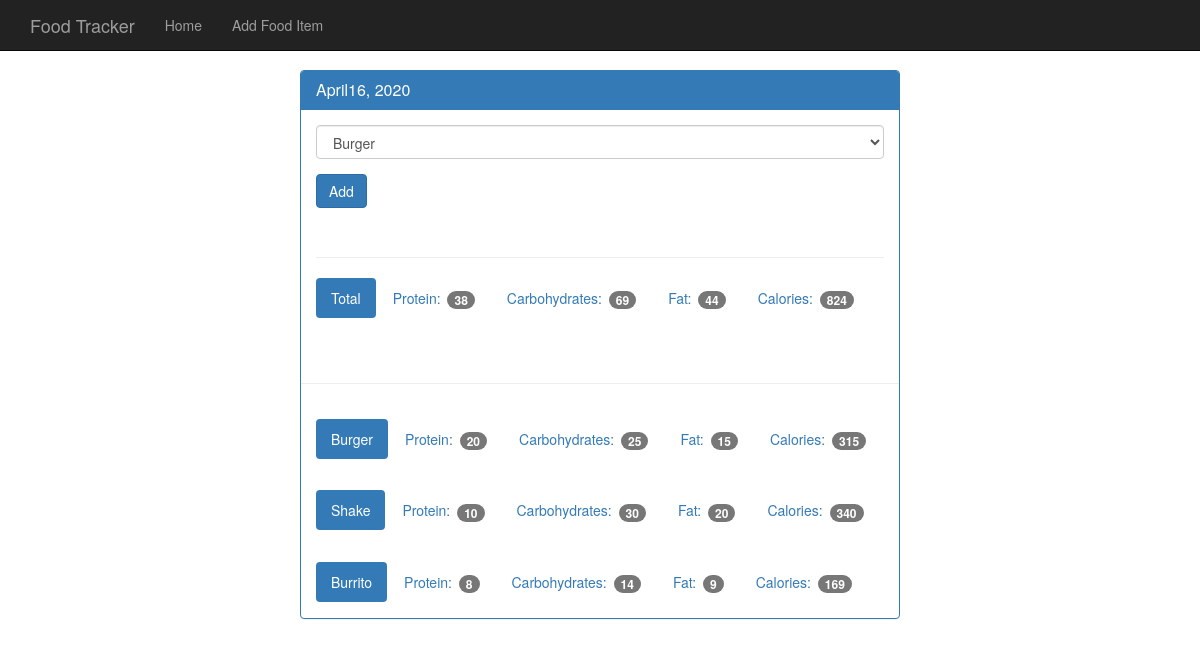
Screenshot of /view/20200416 with the database file from the repository.
### tables this page shows
CREATE TABLE food(
    id integer primary key autoincrement,
    name text not null,
    protein integer not null,
    carbohydrates integer not null,
    fat integer not null,
    calories integer not null
);

### app.py (the view)
@app.route('/view/<date>', methods=['GET', 'POST'])
def view(date):
    db = get_db()
    cur = db.execute('select id, entry_date from log_date where entry_date = ?', [date])
    date_result = cur.fetchone()
    if request.method == 'POST':
        db.execute('insert into food_date (food_id, log_date_id) values (?, ?)', [request.form['food-select'], date_result['id']])
        db.commit()
    d = datetime.strptime(str(date_result['entry_date']), '%Y%m%d')
    pretty_date = datetime.strftime(d, '%B%d, %Y')
    food_cur = db.execute('select id, name from food')
    food_results = food_cur.fetchall()
    log_cur = db.execute('select food.name, food.protein, food.carbohydrates, food.fat, food.calories from log_date join \
     food_date on food_date.log_date_id = log_date.id join food on food.id = food_date.food_id where log_date.entry_date = ?', [date])
    log_results = log_cur.fetchall()
    totals = {}
    totals['protein'] = 0
    totals['carbohydrates'] = 0
    totals['fat'] = 0
    totals['calories'] = 0
    for food in log_results:
        totals['protein'] += food['protein']
        totals['carbohydrates'] += food['carbohydrates']
        totals['fat'] += food['fat']
        totals['calories'] += food['calories']
    return render_template('day.html', entry_date=date_result['entry_date'], pretty_date=pretty_date, food_results=food_results, log_results=log_results, totals=totals)

### app.py (called while the page is built)
def connect_db():
    sql = sqlite3.connect('food_log.db')
    sql.row_factory = sqlite3.Row
    return sql

def get_db():
    if not hasattr(g, 'sqlite3_db'):
        g.sqlite_db = connect_db()
    return g.sqlite_db

### templates/day.html (shortened to what this page needs)
<!DOCTYPE html>
<html lang="en">
  <head>
    <link href="{{ url_for('static', filename='bootstrap.min.css') }}" rel="stylesheet">
    <link href="{{ url_for('static', filename='theme.css') }}" rel="stylesheet">
  </head>
  <body>
    <nav class="navbar navbar-inverse navbar-fixed-top">
      <div class="container">
        <div class="navbar-header">
          <a class="navbar-brand" href="{{ url_for('index') }}">Food Tracker</a>
        </div>
        <div id="navbar" class="navbar-collapse collapse">
          <ul class="nav navbar-nav">
            <li><a href="{{ url_for('index') }}">Home</a></li>
            <li><a href="{{ url_for('food') }}">Add Food Item</a></li>
          </ul>
        </div>
      </div>
    </nav>
    <div class="container theme-showcase col-sm-6 col-sm-offset-3" role="main">
      <div class="row">
        <div>
          <div class="panel panel-primary">
            <div class="panel-heading">
              <h3 class="panel-title">{{ pretty_date }}</h3>
            </div>
            <div class="panel-body">
              <form method="POST" action="{{ url_for('view', date=entry_date) }}">
                <div class="form-group">
                  <select class="form-control" name="food-select">
                    {% for food in food_results %}
                    <option value={{ food.id }}>{{ food.name }}</option>
                    {% endfor %}
                  </select>
                </div>
                <button type="submit" class="btn btn-primary">Add</button>
              </form>
              <div class="page-header"></div>
              <ul class="nav nav-pills" role="tablist">
                <li class="active"><a>Total</a></li>
                <li><a>Protein: <span class="badge">{{ totals.protein }}</span></a></li>
                <li><a>Carbohydrates: <span class="badge">{{ totals.carbohydrates }}</span></a></li>
                <li><a>Fat: <span class="badge">{{ totals.fat }}</span></a></li>
                <li><a>Calories: <span class="badge">{{ totals.calories }}</span></a></li>
              </ul>
            </div>
            <div class="page-header"></div>
            {% for food in log_results %}
            <div class="panel-body">
              <ul class="nav nav-pills" role="tablist">
                <li class="active"><a>{{ food.name }}</a></li>
                <li><a>Protein: <span class="badge">{{ food.protein }}</span></a></li>
                <li><a>Carbohydrates: <span class="badge">{{ food.carbohydrates }}</span></a></li>
                <li><a>Fat: <span class="badge">{{ food.fat }}</span></a></li>
                <li><a>Calories: <span class="badge">{{ food.calories }}</span></a></li>
              </ul>
            </div>
            {% endfor %}
          </div>
        </div>
      </div>
    </div>
  </body>
</html>

### static/theme.css (style rules this page uses)
body { padding-top: 70px; padding-bottom: 30px; }

### rows the page displays
food: name "Burger", protein "20", carbohydrates "25", fat "15", calories "315"
food: name "Shake", protein "10", carbohydrates "30", fat "20", calories "340"
food: name "Burrito", protein "8", carbohydrates "14", fat "9", calories "169"

### other values shown
{{ pretty_date }} "April16, 2020"
{{ totals.protein }} "38"
{{ totals.carbohydrates }} "69"
{{ totals.fat }} "44"
{{ totals.calories }} "824"
form field food-select "Burger"
